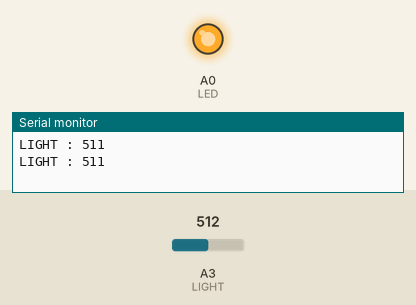
Recording of a sketch running on a simulated Arduino Uno, built with avr-gcc and run on an emulated ATmega328P. Parts: output pins drawn as LEDs (lit = HIGH), the last lines printed to the serial monitor. The inputs (shaded band) are chosen by the test bench; at power-on: A3 (LIGHT) = 512.

Above: at 1.8 s.
1.9 s: A3 (LIGHT) set to 141
3.4 s: A3 (LIGHT) set to 115
At 4.6 s:
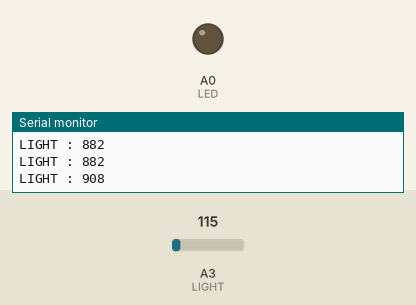
5.5 s: A3 (LIGHT) set to 306
At 7.2 s:
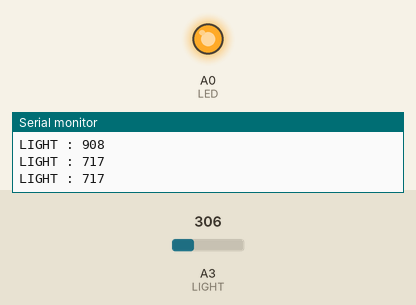
7.5 s: A3 (LIGHT) set to 122
At 8.9 s:
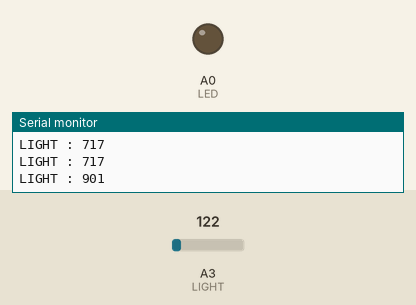
Timing chart, 0 to 10.5 s (numbered marks = the images above; inputs shaded):
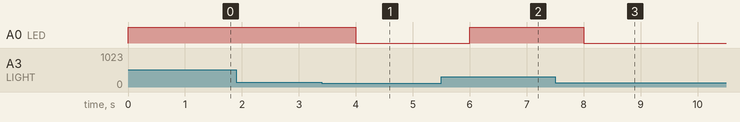

Measured:
- the behaviour switches between 128 and 127 on A3 (LIGHT) (found by bisection; images 0 and 1)
- after the input at 3.4 s, A0 (LED): HIGH → LOW after 0.60 s
- after the input at 5.5 s, A0 (LED): LOW → HIGH after 0.50 s
- after the input at 7.5 s, A0 (LED): HIGH → LOW after 0.50 s

The sketch:

Ambient_Light_Sensor_LED.ino
```cpp
#define LIGHT A3
#define LED A0

void setup() {
  Serial.begin(9600);
  pinMode(LED, OUTPUT);
  pinMode(LIGHT, INPUT);
}

void loop() {

  int value = analogRead(LIGHT);

  int data = map(value, 0, 1023, 1023, 0);

  Serial.print("LIGHT : ");
  Serial.println(data);
  analogWrite(LED, value);
  delay(1000);
}
```
